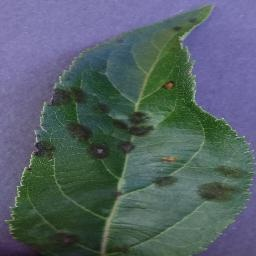
#> input picture data/sample_images/Apple___Apple_scab/sample_0000.jpg, 256 x 256 px
$ python -i feature_extraction.py   (imports and definitions only)   (older library calls are emulated)
#> lines starting #> are read from the running program, lines starting #| are printed output that depends on the picture
"""Feature extraction module for classical machine learning baselines.

Extracts:
1. Color Histograms (HSV and RGB color spaces, normalized)
2. Histogram of Oriented Gradients (HOG)
3. Gray-Level Co-occurrence Matrix (GLCM) Haralick Texture Features
"""

from __future__ import annotations

import cv2
import numpy as np


def extract_color_histogram(
    image_rgb: np.ndarray,
    bins: tuple[int, int, int] = (8, 8, 8),
    color_space: str = "HSV",
) -> np.ndarray:
    """Extract normalized 3D color histogram feature vector.

    Args:
        image_rgb: Input RGB image [H, W, 3] uint8.
        bins: Number of bins for each of the three channels.
        color_space: "HSV" or "RGB".

    Returns:
        1D float32 array of shape (bins[0] * bins[1] * bins[2],).
    """
    if color_space.upper() == "HSV":
        converted = cv2.cvtColor(image_rgb, cv2.COLOR_RGB2HSV)
        ranges = [0, 180, 0, 256, 0, 256]
    else:
        converted = image_rgb
        ranges = [0, 256, 0, 256, 0, 256]

    hist = cv2.calcHist(
        [converted],
        channels=[0, 1, 2],
        mask=None,
        histSize=list(bins),
        ranges=ranges,
    )
    hist_norm = cv2.normalize(hist, hist).flatten()
    return hist_norm.astype(np.float32)


def extract_hog_features(
    image_rgb: np.ndarray,
    orientations: int = 9,
    cell_size: tuple[int, int] = (16, 16),
    target_size: tuple[int, int] = (128, 128),
) -> np.ndarray:
    """Extract Histogram of Oriented Gradients (HOG) feature vector.

    Computes spatial gradient magnitude and orientation, accumulates histograms
    over spatial cells, and applies L2-Hys block normalization (Dalal & Triggs).
    """
    resized = cv2.resize(image_rgb, target_size, interpolation=cv2.INTER_AREA)
    gray = cv2.cvtColor(resized, cv2.COLOR_RGB2GRAY).astype(np.float32)

    gx = cv2.Sobel(gray, cv2.CV_32F, 1, 0, ksize=1)
    gy = cv2.Sobel(gray, cv2.CV_32F, 0, 1, ksize=1)
    mag, ang = cv2.cartToPolar(gx, gy, angleInDegrees=True)
    ang = ang % 180.0  # Unsigned gradients [0, 180)

    n_cells_y = target_size[1] // cell_size[1]
    n_cells_x = target_size[0] // cell_size[0]
    hist = np.zeros((n_cells_y, n_cells_x, orientations), dtype=np.float32)
    bin_width = 180.0 / orientations
    bin_idx = (ang / bin_width).astype(int) % orientations

    for y in range(n_cells_y):
        y0, y1 = y * cell_size[1], (y + 1) * cell_size[1]
        for x in range(n_cells_x):
            x0, x1 = x * cell_size[0], (x + 1) * cell_size[0]
            c_mag = mag[y0:y1, x0:x1]
            c_bin = bin_idx[y0:y1, x0:x1]
            for o in range(orientations):
                hist[y, x, o] = np.sum(c_mag[c_bin == o])

    # 2x2 Block L2 normalization
    eps = 1e-5
    blocks = []
    for y in range(n_cells_y - 1):
        for x in range(n_cells_x - 1):
            block = hist[y:y + 2, x:x + 2].flatten()
            norm = np.sqrt(np.sum(block ** 2) + eps ** 2)
            blocks.append(block / norm)

    if not blocks:
        return hist.flatten()
    return np.concatenate(blocks).astype(np.float32)


def compute_fast_glcm(
    gray: np.ndarray,
    levels: int = 16,
    dx: int = 1,
    dy: int = 0,
) -> np.ndarray:
    """Compute normalized 2D Gray-Level Co-occurrence Matrix for quantized grayscale image.

    Args:
        gray: Grayscale 2D image [H, W] uint8.
        levels: Number of quantized gray levels (e.g. 16 for speed and robustness).
        dx: Horizontal pixel displacement.
        dy: Vertical pixel displacement.

    Returns:
        2D float32 array of shape (levels, levels) summing to 1.0.
    """
    # Quantize gray image from [0, 255] to [0, levels - 1]
    quantized = (gray // (256 // levels)).astype(np.int32)
    h, w = quantized.shape

    # Source and shifted windows
    if dy >= 0:
        y1_src, y2_src = 0, h - dy
        y1_dst, y2_dst = dy, h
    else:
        y1_src, y2_src = -dy, h
        y1_dst, y2_dst = 0, h + dy

    if dx >= 0:
        x1_src, x2_src = 0, w - dx
        x1_dst, x2_dst = dx, w
    else:
        x1_src, x2_src = -dx, w
        x1_dst, x2_dst = 0, w + dx

    src_patch = quantized[y1_src:y2_src, x1_src:x2_src].flatten()
    dst_patch = quantized[y1_dst:y2_dst, x1_dst:x2_dst].flatten()

    indices = src_patch * levels + dst_patch
    glcm = np.bincount(indices, minlength=levels * levels).reshape((levels, levels)).astype(np.float32)

    total = glcm.sum()
    if total > 0:
        glcm /= total
    return glcm


def extract_glcm_features(
    image_rgb: np.ndarray,
    target_size: tuple[int, int] = (128, 128),
    levels: int = 16,
) -> np.ndarray:
    """Extract standard Haralick texture features from GLCM across 4 directions (0, 45, 90, 135 deg).

    Features computed per direction:
    - Contrast
    - Dissimilarity
    - Homogeneity
    - Energy (Angular Second Moment)
    - Correlation
    - Entropy

    Returns:
        1D float32 array of length 24 (6 features * 4 directions).
    """
    resized = cv2.resize(image_rgb, target_size, interpolation=cv2.INTER_AREA)
    gray = cv2.cvtColor(resized, cv2.COLOR_RGB2GRAY)

    directions = [(1, 0), (1, 1), (0, 1), (-1, 1)]  # 0, 45, 90, 135 degrees
    features: list[float] = []

    i_indices, j_indices = np.indices((levels, levels))
    diff_abs = np.abs(i_indices - j_indices).astype(np.float32)
    diff_sq = (diff_abs ** 2).astype(np.float32)
    inv_diff = 1.0 / (1.0 + diff_sq)

    for dx, dy in directions:
        glcm = compute_fast_glcm(gray, levels=levels, dx=dx, dy=dy)
        glcm_sym = (glcm + glcm.T) / 2.0  # Symmetrical GLCM

        # Contrast: sum(P * (i - j)^2)
        contrast = float(np.sum(glcm_sym * diff_sq))

        # Dissimilarity: sum(P * |i - j|)
        dissimilarity = float(np.sum(glcm_sym * diff_abs))

        # Homogeneity: sum(P / (1 + (i - j)^2))
        homogeneity = float(np.sum(glcm_sym * inv_diff))

        # Energy / ASM: sum(P^2)
        energy = float(np.sum(glcm_sym ** 2))

        # Mean and std dev for correlation
        mu_i = float(np.sum(i_indices * glcm_sym))
        mu_j = float(np.sum(j_indices * glcm_sym))
        sigma_i = float(np.sqrt(np.sum(((i_indices - mu_i) ** 2) * glcm_sym)) + 1e-8)
        sigma_j = float(np.sqrt(np.sum(((j_indices - mu_j) ** 2) * glcm_sym)) + 1e-8)
        correlation = float(np.sum((i_indices - mu_i) * (j_indices - mu_j) * glcm_sym) / (sigma_i * sigma_j))

        # Entropy: -sum(P * log2(P))
        non_zero = glcm_sym[glcm_sym > 0]
        entropy = float(-np.sum(non_zero * np.log2(non_zero))) if len(non_zero) > 0 else 0.0

        features.extend([contrast, dissimilarity, homogeneity, energy, correlation, entropy])

    return np.array(features, dtype=np.float32)


def extract_combined_features(
    image_rgb: np.ndarray,
    color_bins: tuple[int, int, int] = (8, 8, 8),
    use_hog: bool = True,
    use_glcm: bool = True,
) -> np.ndarray:
    """Extract combined feature vector: Color Histogram + HOG + GLCM Texture features.

    Args:
        image_rgb: Input RGB image [H, W, 3] uint8.
        color_bins: Bin counts for HSV histogram.
        use_hog: Whether to include HOG descriptors.
        use_glcm: Whether to include GLCM texture features.

    Returns:
        1D float32 array concatenated feature representation.
    """
    parts = []

    # 1. Color Histogram (HSV)
    hist_hsv = extract_color_histogram(image_rgb, bins=color_bins, color_space="HSV")
    parts.append(hist_hsv)

    # 2. Color Histogram (RGB)
    hist_rgb = extract_color_histogram(image_rgb, bins=(4, 4, 4), color_space="RGB")
    parts.append(hist_rgb)

    # 3. HOG Features
    if use_hog:
        hog = extract_hog_features(image_rgb)
        parts.append(hog)

    # 4. GLCM Texture Features
    if use_glcm:
        glcm = extract_glcm_features(image_rgb)
        parts.append(glcm)

    return np.concatenate(parts).astype(np.float32)

>>> import cv2
>>> picture = cv2.cvtColor(cv2.imread('../../data/sample_images/Apple___Apple_scab/sample_0000.jpg'), cv2.COLOR_BGR2RGB)
>>> result = extract_combined_features(picture)
#> in extract_color_histogram, `converted = cv2.cvtColor(image_rgb, cv2.COLOR_RGB2HSV)`: converted: shape (256, 256, 3); mean H, S, V 88, 78.6, 115.3
#> in extract_color_histogram, `hist_norm = cv2.normalize(hist, hist).flatten()`: hist_norm = 512 values, max 0.738 at index 341, min 0 at index 5, mean 0.00709
#> in extract_combined_features, `hist_hsv = extract_color_histogram(image_rgb, bins=color_bins, color_s..`: hist_hsv has the same summary as hist_norm in extract_color_histogram
#> in extract_combined_features, `hist_rgb = extract_color_histogram(image_rgb, bins=(4, 4, 4), color_sp..`: hist_rgb = 64 values, max 0.692 at index 21, min 0 at index 2, mean 0.0342
#> in extract_hog_features, `gray = cv2.cvtColor(resized, cv2.COLOR_RGB2GRAY).astype(np.float32)`:
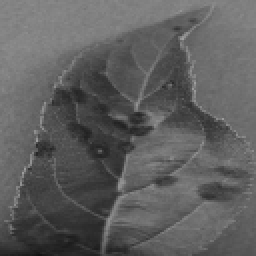
#> gray: shape (128, 128) float32 (shown 2 times larger); min 18, max 159, mean 94.3
#> in extract_hog_features, `gx = cv2.Sobel(gray, cv2.CV_32F, 1, 0, ksize=1)`:
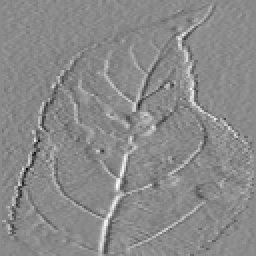
#> gx: shape (128, 128) float32 (shown 2 times larger); min -103, max 87, mean 0; drawn with min black and max white
#> in extract_hog_features, `gy = cv2.Sobel(gray, cv2.CV_32F, 0, 1, ksize=1)`:
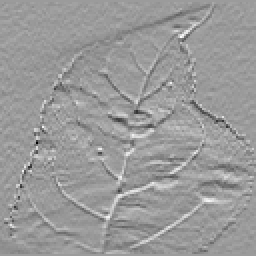
#> gy: shape (128, 128) float32 (shown 2 times larger); min -115, max 73, mean -1.1; drawn with min black and max white
#> in extract_hog_features, `mag, ang = cv2.cartToPolar(gx, gy, angleInDegrees=True)`:
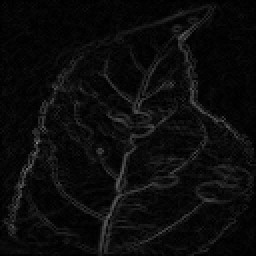
#> mag: shape (128, 128) float32 (shown 2 times larger); min 0, max 130.6, mean 11.8
#> in extract_hog_features, `ang = ang % 180.0`:
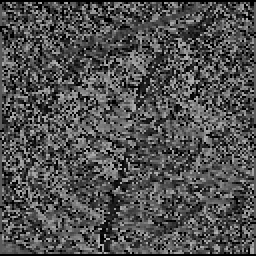
#> ang: shape (128, 128) float32 (shown 2 times larger); min 0, max 179, mean 80.1
#> in extract_hog_features, `bin_idx = (ang / bin_width).astype(int) % orientations`:
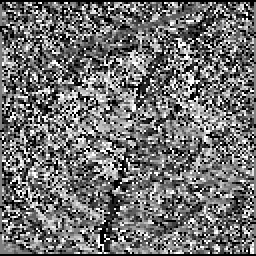
#> bin_idx: shape (128, 128) int64 (shown 2 times larger); min 0, max 8, mean 3.54; drawn with min black and max white
#> after the loop in extract_hog_features, `for y in range(n_cells_y - 1):`: blocks = 49 items
#> in extract_combined_features, `hog = extract_hog_features(image_rgb)`: hog = 1764 values, max 0.626 at index 744, min 0.00719 at index 1592, mean 0.142
#> the loop in extract_glcm_features, `for dx, dy in directions:` made 4 passes
#> (total in compute_fast_glcm, contrast, dissimilarity, homogeneity, energy, mu_i, mu_j, sigma_i) on passes 1 to 4: (16256, 0.422, 0.327, 0.846, 0.0902, 5.43, 5.43, 1.67), (16129, 0.634, 0.449, 0.793, 0.0746, 5.43, 5.43, 1.66), (16256, 0.462, 0.378, 0.819, 0.0817, 5.44, 5.44, 1.66), (16129, 0.565, 0.424, 0.802, 0.0773, 5.43, 5.43, 1.66)
#> pass 1, in compute_fast_glcm, `quantized = (gray // (256 // levels)).astype(np.int32)`:
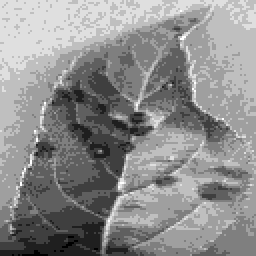
#> quantized: shape (128, 128) int32 (shown 2 times larger); min 1, max 9, mean 5.44; drawn with min black and max white
#> after the loop in extract_glcm_features, `for dx, dy in directions:`: features = [0.422, 0.327, 0.846, 0.0902, 0.924, 3.96, 0.634, 0.449, 0.793, 0.0746, 0.886, 4.22, 0.462, 0.378, 0.819, 0.0817, 0.917, 4.07, 0.565, 0.424, 0.802, 0.0773, 0.898, 4.17]
#> in extract_combined_features, `glcm = extract_glcm_features(image_rgb)`: glcm = 24 values, max 4.22 at index 11, min 0.0746 at index 9, mean 1.14
#> result = 2364 values, max 4.22 at index 2351, min 0 at index 5, mean 0.12

$ run again, on data/sample_images/Apple___Apple_scab/sample_0001.jpg
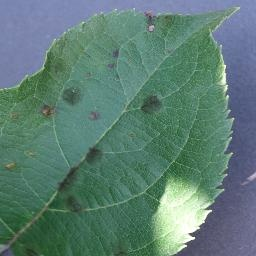
#> input picture data/sample_images/Apple___Apple_scab/sample_0001.jpg, 256 x 256 px
#> converted: shape (256, 256, 3); mean H, S, V 82.5, 83.8, 134.1
#> hist_norm = 512 values, max 0.691 at index 212, min 0 at index 0, mean 0.00585
#> hist_hsv has the same summary as hist_norm in extract_color_histogram
#> hist_rgb = 64 values, max 0.717 at index 21, min 0 at index 2, mean 0.036
#> in extract_hog_features, `bin_idx = (ang / bin_width).astype(int) % orientations`:
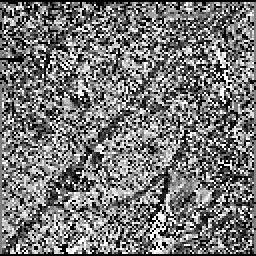
#> bin_idx: shape (128, 128) int64 (shown 2 times larger); min 0, max 8, mean 3.72; drawn with min black and max white
#> after the loop in extract_hog_features, `for y in range(n_cells_y - 1):`: blocks = 49 items
#> hog = 1764 values, max 0.554 at index 29, min 0.0146 at index 260, mean 0.147
#> the loop in extract_glcm_features, `for dx, dy in directions:` made 4 passes
#> (total in compute_fast_glcm, contrast, dissimilarity, homogeneity, energy, sigma_i, sigma_j, correlation) on passes 1 to 4: (16256, 0.636, 0.408, 0.815, 0.099, 1.9, 1.9, 0.912), (16129, 0.952, 0.491, 0.79, 0.092, 1.9, 1.9, 0.868), (16256, 0.594, 0.401, 0.815, 0.0985, 1.89, 1.89, 0.917), (16129, 0.666, 0.444, 0.797, 0.0926, 1.9, 1.9, 0.908)
#> pass 1, in compute_fast_glcm, `quantized = (gray // (256 // levels)).astype(np.int32)`:
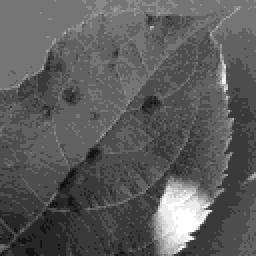
#> quantized: shape (128, 128) int32 (shown 2 times larger); min 2, max 15, mean 6.7; drawn with min black and max white
#> after the loop in extract_glcm_features, `for dx, dy in directions:`: features = [0.636, 0.408, 0.815, 0.099, 0.912, 4.06, 0.952, 0.491, 0.79, 0.092, 0.868, 4.2, 0.594, 0.401, 0.815, 0.0985, 0.917, 4.04, 0.666, 0.444, 0.797, 0.0926, 0.908, 4.13]
#> glcm = 24 values, max 4.2 at index 11, min 0.092 at index 9, mean 1.18
#> result = 2364 values, max 4.2 at index 2351, min 0 at index 0, mean 0.124

$ run again, on data/sample_images/Apple___Apple_scab/sample_0002.jpg
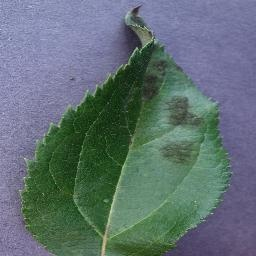
#> input picture data/sample_images/Apple___Apple_scab/sample_0002.jpg, 256 x 256 px
#> converted: shape (256, 256, 3); mean H, S, V 92.2, 77.5, 130.5
#> hist_norm = 512 values, max 0.686 at index 333, min 0 at index 0, mean 0.00699
#> hist_hsv has the same summary as hist_norm in extract_color_histogram
#> hist_rgb = 64 values, max 0.571 at index 22, min 0 at index 2, mean 0.0392
#> in extract_hog_features, `bin_idx = (ang / bin_width).astype(int) % orientations`:
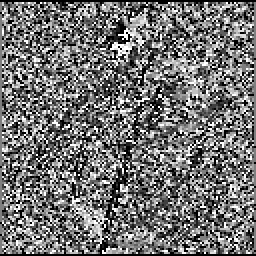
#> bin_idx: shape (128, 128) int64 (shown 2 times larger); min 0, max 8, mean 3.61; drawn with min black and max white
#> after the loop in extract_hog_features, `for y in range(n_cells_y - 1):`: blocks = 49 items
#> hog = 1764 values, max 0.537 at index 353, min 0.0159 at index 384, mean 0.146
#> the loop in extract_glcm_features, `for dx, dy in directions:` made 4 passes
#> (total in compute_fast_glcm, contrast, dissimilarity, homogeneity, energy, mu_i, mu_j, correlation) on passes 1 to 4: (16256, 0.576, 0.415, 0.807, 0.0764, 6.3, 6.3, 0.923), (16129, 0.787, 0.515, 0.767, 0.0657, 6.29, 6.29, 0.895), (16256, 0.539, 0.436, 0.792, 0.0704, 6.3, 6.3, 0.928), (16129, 0.643, 0.476, 0.778, 0.0675, 6.29, 6.29, 0.915)
#> pass 1, in compute_fast_glcm, `quantized = (gray // (256 // levels)).astype(np.int32)`:
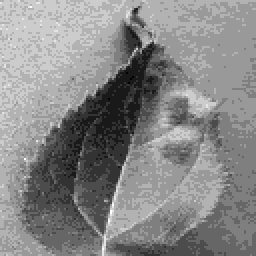
#> quantized: shape (128, 128) int32 (shown 2 times larger); min 1, max 11, mean 6.31; drawn with min black and max white
#> after the loop in extract_glcm_features, `for dx, dy in directions:`: features = [0.576, 0.415, 0.807, 0.0764, 0.923, 4.3, 0.787, 0.515, 0.767, 0.0657, 0.895, 4.49, 0.539, 0.436, 0.792, 0.0704, 0.928, 4.33, 0.643, 0.476, 0.778, 0.0675, 0.915, 4.42]
#> glcm = 24 values, max 4.49 at index 11, min 0.0657 at index 9, mean 1.21
#> result = 2364 values, max 4.49 at index 2351, min 0 at index 0, mean 0.124
